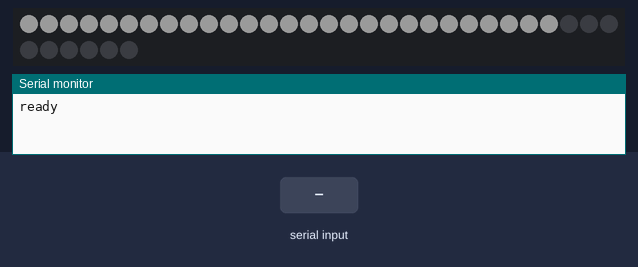
Bench run of a sketch on a simulated Arduino Uno, built with avr-gcc and run on an emulated ATmega328P. Shown: 36 RGB LEDs in strip order, left to right, continuing on the next row, the last lines printed to the serial monitor. Inputs (shaded band) come from the test bench. Dim RGB values are drawn brighter than linear.

Above: at 3.6 s.
3.7 s: "3\n" received over Serial
At 9.61 s:
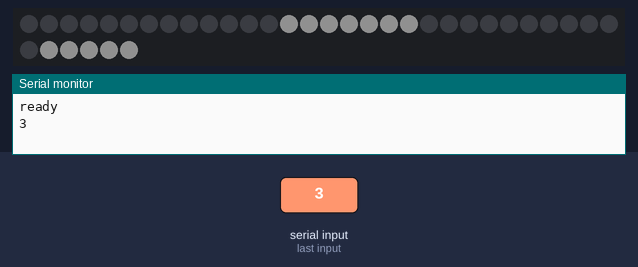
10.9 s: "90,45\n" received over Serial
At 17.83 s:
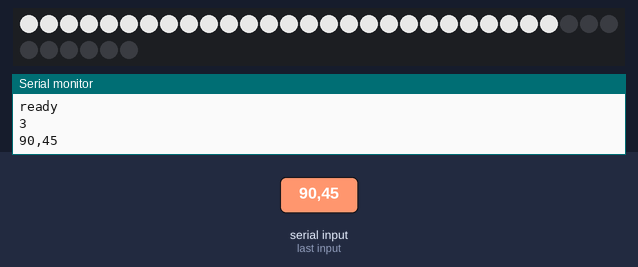
Timing chart, 0 to 19.3 s (numbered marks = the images above; inputs shaded):
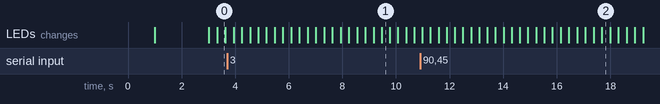

The sketch:

Dstation.ino
```cpp
#include <Adafruit_NeoPixel.h>

int wait = 10;

String inData = "";
bool isSetup = false;

int screenState = 0;

int ringOne[] = {13, 14, 15, 16, 17, 18, 19, 35, 34, 33, 32, 31};
int ringOneLength = 12;
int ringTwo[] = {0, 1, 2, 3, 4, 5, 6, 7, 30, 29, 28, 27};
int ringTwoLength = 12;
int theLoop[] = {0, 1, 2, 3, 4, 5, 6, 7, 8, 9, 10, 11, 12, 13, 14, 15, 16, 17, 18, 19, 20, 21, 22, 23, 24, 25, 26};
int theLoopLength = 27;
int bottomLine[] = {21, 22, 23, 24, 25, 26,};
int bottomLineLength = 6;
int topLine[] = {7, 8, 9, 10, 11, 12};
int topLineLength = 6;

// Which pin on the Arduino is connected to the NeoPixels?
// On a Trinket or Gemma we suggest changing this to 1
#define PIN  6

// How many NeoPixels are attached to the Arduino?
#define NUMPIXELS 36

Adafruit_NeoPixel pixels = Adafruit_NeoPixel(NUMPIXELS, PIN, NEO_GRBW + NEO_KHZ800);

void setup() {
  delay(1000); // 1 second delay for recovery
  pixels.begin(); // This initializes the NeoPixel library.
  Serial.begin(9600); // opens serial port, sets data rate to 9600 bps
  for (int dot = 0; dot < NUMPIXELS; dot++) {
    pixels.setPixelColor(dot, pixels.Color(0, 0, 0));
  }
  pixels.show();
}

void loop() {

  if (!isSetup) {
    isSetup = true;
    delay(2000);
    Serial.println("ready");
  }

  while (Serial.available() > 0) {
    char received = Serial.read();
    inData.concat(received);

    // Process message when new line character is received
    if (received == '\n') {
      Serial.println(inData);
      screenState = inData.toInt();
      inData = "";
    }
  }

  if (screenState == 3) {
    pixels.clear();
    for (int f = 0; f < 255; f++) {
      for (int e = 0; e < ringOneLength; e++) {
        pixels.setPixelColor(ringOne[e], 0, 0, 0, f);
      }
      pixels.show();
      delay(wait);
    }

    for (int f = 255; f > 0; f--) {
      for (int e = 0; e < ringOneLength; e++) {
        pixels.setPixelColor(ringOne[e], 0, 0, 0, f);
      }
      pixels.show();
      delay(wait);
    }
  }

  else if (screenState == 4) {
    pixels.clear();
    for (int f = 0; f < 255; f++) {
      for (int e = 0; e < ringTwoLength; e++) {
        pixels.setPixelColor(ringTwo[e], 0, 0, 0, f);
      }
      pixels.show();
      delay(wait);
    }

    for (int f = 255; f > 0; f--) {
      for (int e = 0; e < ringTwoLength; e++) {
        pixels.setPixelColor(ringTwo[e], 0, 0, 0, f);
      }
      pixels.show();
      delay(wait);
    }
  }

  else {
    pixels.clear();
    for (int f = 0; f < 255; f++) {
      for (int e = 0; e < theLoopLength; e++) {
        pixels.setPixelColor(theLoop[e], 0, 0, 0, f);
      }
      pixels.show();
      delay(wait);
    }

    for (int f = 255; f > 0; f--) {
      for (int e = 0; e < theLoopLength; e++) {
        pixels.setPixelColor(theLoop[e], 0, 0, 0, f);
      }
      pixels.show();
      delay(wait);
    }
  }

}
```
